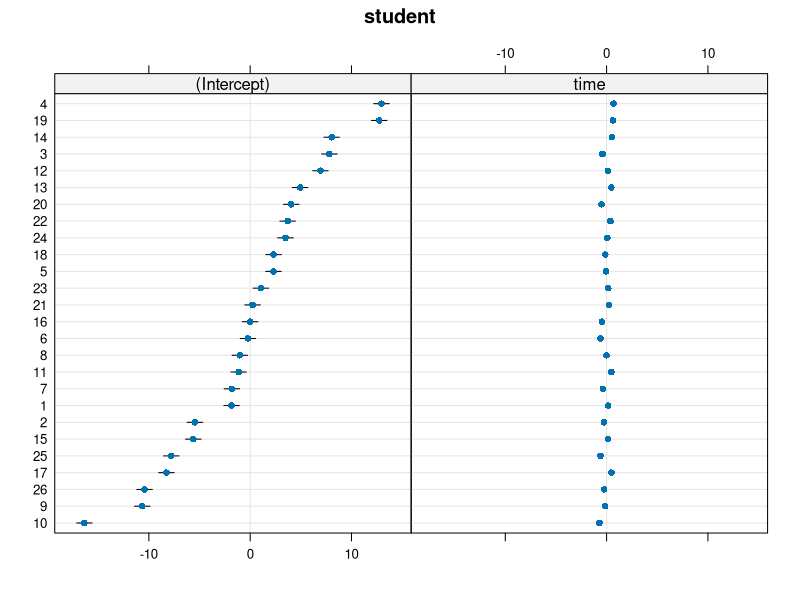

Here is the R script that generated this plot: (Note: this script raises an error after producing the figure.)
### Longitudinal data analysis


# Simple growth models

# A simple, or unconditional, growth model, is simply a model of overall change over time. In these models,
# time is our only IV, and we're simply interested in how the DV changes over time, on average. For instance,
# let's say we wanted to examine the change in height over time for adolescent boys (in this case we have
# a model of literal growth, though of course that's not necessary to be running a growth model).

height <- read.csv('boys height data over time.csv', stringsAsFactors = FALSE)

# Examining the data, we can see that we have multiple observations for each student, on nine time points. 
# We can also see that the first time point is coded as negative 1 (-1). As mentioned in the talk on 
# centering, we want to have our first timepoint set to zero (0) so that it becomes out intercept, making
# for easier interpretation. We can easily fix this. 
head(height)
table(height$time)

height$time <- height$time + 1

# Now running an unconditional growth model is rather simple. We simply need to require lme4, then fit
# essentially the same model we did for Repeated Measures Anova last week, except instead of an experimental
# manipulation, our predictor is time. Note that both a within-subjects experiment and a growth model like
# this have their IV (manipulation or time) varying completely within-subjects, and so multilevel modeling
# will boost our power to detect a real effect by removing participant-level variance from the model. Also,
# because we have a within-subjects IV here, we don't need to worry about group-mean centering.

require(lme4)

model.1 <- lmer(height ~ time + (1|student), data = height)
summary(model.1)

# As a reminder from last week, this model predicts height from the time variable, while fitting a random
# intercept for each student (essentially, accounting for their mean differences on height, or the clustering
# of height observations within an individual). The intercept will be the mean value of height for all students
# when time = 0, i.e. our first timepoint. We can see that mean height at the first timepoint was 142.98 cm. 

# The time coefficient is the expected increase in the DV for each 1-unit increase in time. In our case, 
# each 1-unit increase in time is expected to increase height by 1.63 cm. If our timepoints were a year 
# apart, this would be a growth rate of 1.63 per year (and similarly, if they were taken three months 
# apart, it would be 1.63 cm per three months). 

# With 9 timepoints, and so N-1 = 8 opportunities to grow, this means that from the first observation to the
# last, the average boy grew 8*1.63 = ~13cm.

# Remember from last week that apart from random intercepts, we can also fit random slopes to our data. Where
# random intercepts allow for differences in the mean height between students, random slopes allow for differences
# in the slope of time affecting height. Thus, adding a random slope would allow the rate of growth to vary 
# across boys, with some growing faster than others. 

# We fit a random intercept model to time like this:
model.2 <- lmer(height ~ time + (1 + time|student), data = height)

summary(model.2)
summary(model.1)

# You should notice a few differences between model 1 and model 2. The T value for height has dropped from 49
# to 19. Remember that when we estimate an effect without random slopes, we are assuming that there is one
# true value for our effect - in this case the effect of time on height - and that that effect is the same for
# each group (boy). Or, in other words, without random slopes, we assume that all boys grow at the same rate,
# and thus we can simply examine the growth rate of the entire sample without assuming there is any clustering
# in the slopes. We are treating each observation as an independent estimate of the true rate of growth.

# When we model random slopes, we allow for the idea that while there will be a mean rate of growth (1.63), 
# each boy might grow at a rate varying from this mean, and observations within each boy are estimating that 
# particular growth rate (and are thus clustered, introducing dependencies). Thus, with random slopes, the 
# growth rates of each boy are calculated and then used to infer the mean growth rate. The t value is lower 
# because we are now telling the model that we have 26 observations of the rate of growth of boys (that's the 
# number of boys in the sample) with which it can infer the mean growth rate. Without random slopes, it 
# assumes it has 234 independent observations of the growth rate of boys - it's similar to telling the model 
# that for the purposes of growth rate, it should act as if we'd sampled 234 different boys once each at 
# various time-points. Obviously this isn't something we should assume. 

# The only time when random slopes can be ignored is if there truly was no variation in our effect - if all
# boys really did grow at exactly the same rate, then 234 observations from 26 boys would be just as informative
# as 234 observations from 234 boys. We can test this empirically by using the anova command on our models.
# When applied to nested models (i.e., models where one is just like the other but with extra terms), the 
# anova command computes the chi square difference test, telling us if our added parameters improve our model
# fit enough to justify the complexity they add to the model. The command to test our models with and without
# random slopes is quite simple:

anova(model.1, model.2)

# The anova is highly significant, indicating that random slopes definitely improved the fit of the model. It
# would be incorrect to ignore them and assume equivalent growth rates. 


# With the lattice package, we can directly take a look at the random effects estimated by our models. 
require(lattice)

# The ranef function extracts the random effects from a lmer model in R, and dotplot plots them nicely
# for us. 
dotplot(ranef(model.2))

# Running the command below, you should see two plots appear under the heading 'student'. These show the
# random intercepts (under (Intercept)) and the random slope for time (under time) for each student. 
# Notice that the random slopes seem to vary a lot less than the random intercepts. This is usually the case,
# in it makes sense if you think about it. The random intercepts tell us that the tallest students at
# time 0 were about 10cm taller than the mean, and the shortest student about 15 cm shorter than the mean. 
# If the slopes of time varied nearly that much, it would mean that some boys were growing 10cm per time unit faster
# or slower than others, which seems obviously unlikely. 

# In fact, the random slopes vary by, at most, about .7cm, as you can see if you examine ranef directly. 

ranef(model.2)

# Since we have 9 timepoints, that means that the cumulative effect of those deviations in the effect of time
# would be (9-1)*.7, or 5.6 cm. So the fastest growing boy grew about 18.6 cm instead of 13, and the slowest
# growing boy grew about 7.4 cm. 



### Conditional growth models

# While unconditional growth models can be interesting in some cases, usually when psychologists are interested
# in longitudinal data they want to examine conditional growth models. Conditional growth models are when we 
# ask whether the rate of change over time depends on some other variable - technically, we're looking at interactions
# of variables with time. 

# This might mean that we have participants in either a control group or an experimental group, and we want to 
# know if the experimental group changes more or less over time. This makes sense if our DV is some kind of 
# adjustment measure. 

# Alternatively, we might have an observational dataset measuring people's attitudes toward some group over
# time, and want to see if the change in attitudes depends on some other individual difference measure. 

# In the first case, group-centering won't be a problem, because our IV (experimental manipulation) is at level
# 2 (the person level). We can just leave it coded as a categorical variable (factor) and be done with it. Let's
# start with that case, then.

### Condition growth models - intervention style data

coping <- read.csv('Coping intervention over time.csv', 
                   stringsAsFactors = FALSE)

head(coping)

# Here we have a simple dataset (courtesy of Amy Mitchell at UQ). It measures the effect of a care as usual
# (0) versus parenting intervention (1) on the parenting style scores (higher = better) of parents of children with medical
# problems. There are three timepoints (0, 1, 2) which represent baseline, immediately post-intervention, 
# and then a six-month followup. 

# The key questions in this data would be - is adjustment (pstotal) getting better over time? And further,
# is it getting better faster in the intervention condition rather than the control condition?

# First, since our DV doesn't really have meaningful units (as we did in the height data), we
# probably want to scale() it so we know the effects of time in standard deviations.
coping$pstotal <- scale(coping$pstotal)

model.1 <- (lmer(pstotal ~ time + (1|participantid), data = coping))

summary(model.1)

# Here we can see that the answer to the first question is, yes - the average participant is getting
# better over time. Specifically, across each timepoint, participants are, on average, improving by 
# a quarter of a standard deviation. 


# Now, before we test for an effect of our intervention, we could model random slopes for time, to see
# how much variability there is in the improvement rates of participants. If participants don't vary at 
# all in their rates of improvement, it probably means our intervention hasn't had an effect, since if it had,
# you'd expect intervention participants to be different from control participants. 

model.2 <- (lmer(pstotal ~ time + (1 + time||participantid), data = coping))

anova(model.1, model.2)

# The anova indicates that this model represents only a marginally significant improvement in fit, indicating
# that there's probably not too much variance in the slopes of time. But a null result isn't proof of no
# variance (just like a high p value doesn't prove a lack of effect). It may just mean the model doesn't 
# have enough data to exclude zero as a possible value for the slope variability. Because a fixed effect
# like intervention condition gives the model more information, it's still possible that our intervention has had an 
# effect, which we can now test directly. 

model.3 <- (lmer(pstotal ~ time*condition + (1 + time||participantid), data = coping))

summary(model.3)

# You should be able to see that the interaction term in model.3 is highly significant. Note that what we
# have done here is technically a cross-level interaction between time (level 1) and condition (level 2). 
# Remember that the regression estimates for time and condition are now simple effects. This means time
# is the average improvement over time when condition = 0, so it's the growth rate for the control condition.
# This slope is still significant - the control group -is- improving. The time:condition interaction 
# simply indicates that the intervention group is improving more rapidly. The control group improves at about
# .15 SD per time point, while the intervention group improves as .15+.23 = .38 SD per time point. The simple
# effect of condition, because we have centered time at 0, represents the difference between the two conditions
# at the baseline measure. As we would hope if random assignment had worked, the effect here is zero. The
# simple effects are why centering time is so important - if we had mean-centered time, so that instead of
# 0, 1, 2, it was -1, 0, 1, then the simple effect of condition would be for the second timepoint, which 
# would be misleading, since the intervention would have already taken place. 

### Condition growth models - individual differences data

# Now we'll read in a dataset that we can use to test several longitudinal models

support <- read.csv('social support intervention.csv', stringsAsFactors = FALSE)

# This dataset contains observations on 112 individuals with an eating disorder, across 5 timepoints each. 
# All individuals were taking part in a support group interventions, and the support variable indicates
# how 'close' they felt to the other members of their support group (who also had eating disordered problems).

# With datasets like this, using the table command can help get a grasp on our number of individual and
# timepoints. The length command will tell us how long the table is, telling us, for instance, how many 
# individuals are in the dataset. 

table(support$pid)
length(table(support$pid))

table(support$time)

table(support$pid, support$time)

# We can see that the time variable is already appropriately centered so that the first timepoint is zero.
# Remember that this is important when testing cross level interactions. 

# Now, in this dataset our key IV (support) varies both within individuals (across time) and between individuals
# (mean levels differ). That means we can't just grand mean center our IV, we need to group-mean center it. 
# To do this, we can use the aggregate() function, which we've seen before. We give aggregate a formula
# telling it that we want the mean of a certain variable (connection) by a grouping variable (pid). This 
# creates a new data frame with the participant IDs and the means on connection. 

support.mean <- aggregate(connection ~ pid, data = support, FUN = mean, na.rm = TRUE)
head(support.mean)

# However, we've run into tidy data problem #4 - we now have our data split across two datasets. We'll want
# to use join to bring them back together. However, join will match data frames on all the variable names
# they have in common, and right now both the support and support.mean data frames have a 'connection'
# variable. We'll want to give a new name to the support.mean version before we can join them. 

colnames(support.mean)[2] <- 'mean_connection'
support <- join(support, support.mean)

# We now have a column in support that gives us the mean value on connection for each person, an essential
# step in group-mean centering. 
head(support)

# The ave() function does a similar thing without needing to join datasets together, but it's a little more
# complicated to set up, so I will leave it for you to explore at a later date.
support$mean_connection <- ave(support$connection, support$pid, FUN = function(x) mean(x, na.rm = TRUE))

# Now let's center our connection variable within group. This is quite easy now - we just subtract the 
# mean_connection variable
support$connection.c <- support$connection - support$mean_connection


### Conditional growth model with individual differences

# Now we've set our data up enough to test a conditional growth model. This is conceptually the same as 
# what we did with the Asthma data. There, our level 2 IV was an experimental condition, here it is an
# individual difference measure. We'll use the mean_connection variable we calculated to test whether
# individuals with a high level of connection to their group across the study improve more in adjustment.

# We'll want to grand mean center group_connection, since it's a level 2 predictor
support$mean_connection <- scale(support$mean_connection)


# First, let's fit the unconditional growth model. This shows us that, on average, everyone in the study
# is improving over time. This is encouraging, since everyone is in the intervention in this case. 
model.1 <- lmer(adjustment ~ time + (1|pid), data = support)
summary(model.1)

# Now we add the main effect of mean connection. It's not doing much so far, meaning that overall (across
# the five timepoints, taking them equally) people with higher connection weren't better off. 
model.2 <- lmer(adjustment ~ time + mean_connection + (1|pid), data = support)
summary(model.2)

# Now we fit the key interaction, making sure to grand mean center mean_connection (since it's a level 2
# predictor)
model.3 <- lmer(adjustment ~ time * mean_connection + (1|pid), data = support)
summary(model.3)

# This is an interesting interaction! We can see, from the simple effects, that people high in mean_connection
# were actually worse off (-.35) at time 1 - remember that we have centered time so that the intercept (0)
# represents the first timepoint. This is precisely why - we want to interpret pre-study differences. 

# The interaction term, though, indicates that these people high in mean connection improved more rapidly
# over the course of the study. We can add the coefficients (-.35 * (T-1)*.13) to intuit that by the fourth
# timepoint, these high connection individuals had caught up with the others, and by the fifth timepoint
# had likely exceeded them (though we'd need to check simple effects to know for sure). 

# How can we interpret this? Well, it's difficult to know for sure, but it's possible that people who were
# suffering more at time 1 felt the need for the intervention more, and thus identified more with their
# support group. They then proceeded to improve at a faster rate.

### Within-person effects
# One way we can investigate whether connection plays a key role here is to look at the within-person effects
# of connection. This will tell us whether, when people were feeling higher in connection, they were also
# feeling higher in adjustment. 

# This model is really very simple. We've already calculated connection, centered within person. We can use
# it to predict adjustment. We can see from the model summary that connection.c is strongly associated with
# adjustment - when people are higher in connection, they tend to be higher in adjustment. Remember, this
# within-person trend is, theoretically, completely separable from the between person trend we saw previously.
# There, -people- higher in connection tended to be -less- adjusted, at least at time 1. 
model.4 <- lmer(adjustment ~ connection.c + (1|pid), data = support)
summary(model.4)


# Before we over-interpret this, however, we should control for the effects of time. Since everyone is improving
# through the study, it's possible that both connection and adjustment are going up over time, explained by
# some third variable (such as a placebo effect). Let's take a look at that possibility:

model.5 <- lmer(adjustment ~ connection.c + time + (1|pid), data = support)
summary(model.5)

# From this model, we can see that once we control for the effects of time (that is, everyone is getting
# better over time) there is no longer an effect of connection within-person. This suggests that both 
# connection and adjustment are increasing over the course of the study, but perhaps because of a third
# variable, or for completely different reasons. 

# So by looking at the data at two levels (with a condition growth model of between-person differences, 
# and a within-person model), we've uncovered more of the story than we could have gotten looking at either
# level alone, highlighting the value of MLM. 


### Exercises

abort <- read.csv('abortion attitudes data over time.csv', stringsAsFactors = FALSE)

# This dataset (from the Center for Multilevel Modelling at the University of Bristol) tracks attitudes
# toward abortion across time. The abortion_support variable (from 1 to 7) is coded positively for support
# to abortion. the time variable is year (0-3) and we also have gender and athiest codes. The respondent
# column is our person ID variable (the variable we'll want to group on with lmer)

# 1. Fit an unconditional growth model to the data, examining the overall change in abortion support over time

# 2. Fit a conditional growth model to the data, examining whether abortion support rises differently over
#    time for females

# 3. Fit a conditional growth model to the data, examining whether abortion support rises differently over
#    time for athiests

# 4. Fit a your unconditional growth model as model.1, then add a random slope for year and fit that as model.2
#    use anova to compare them. Does the model indicate that there is significant variation in the change in 
#    abortion support over time? 

# 5. Can you think of how this gels with your results for exercise 3? Hint: try table(abortion$athiest)